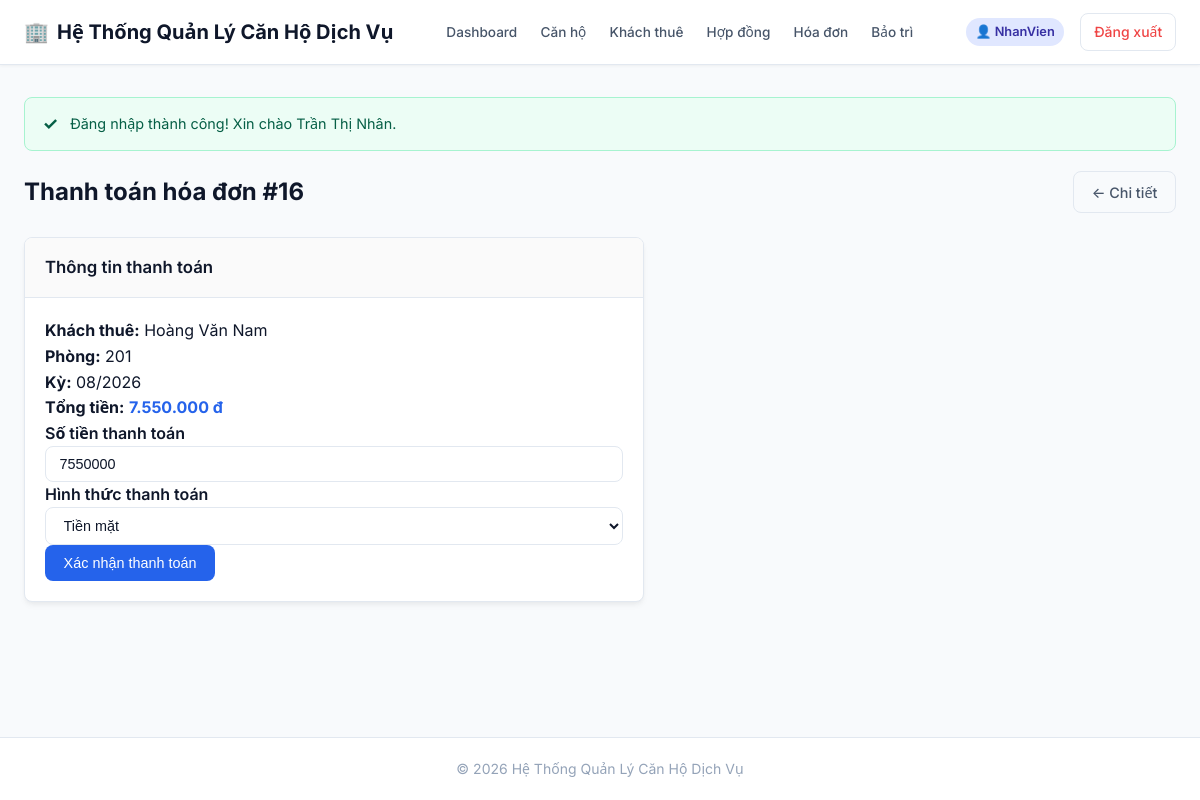
The page /QuanLyCanHo-Web/user/thanh-toan/thanh-toan.php?id=16 (signed in) on the database its author committed.
### tables this page shows
CREATE TABLE HoaDon (
    MaHoaDon       INT AUTO_INCREMENT PRIMARY KEY,
    MaHopDong      INT NOT NULL,
    NgayTao        DATETIME NOT NULL DEFAULT CURRENT_TIMESTAMP,
    KyThanhToan    VARCHAR(7) NOT NULL,      
    NgayThanhToan  DATETIME NULL,
    TienThue       DECIMAL(18,2) NOT NULL DEFAULT 0,
    TienDien       DECIMAL(18,2) NOT NULL DEFAULT 0,
    TienNuoc       DECIMAL(18,2) NOT NULL DEFAULT 0,
    TienDichVu     DECIMAL(18,2) NOT NULL DEFAULT 0,
    TongTien       DECIMAL(18,2) NOT NULL DEFAULT 0,
    TrangThai      VARCHAR(20) NOT NULL DEFAULT 'Chưa TT',
    CHECK (TrangThai IN ('Chưa TT','Đã TT','Quá hạn')),
    FOREIGN KEY (MaHopDong) REFERENCES HopDong(MaHopDong)
);

CREATE TABLE KhachThue (
    MaKhach           INT AUTO_INCREMENT PRIMARY KEY,
    HoTen             VARCHAR(100) NOT NULL,
    CCCD              VARCHAR(12)  NOT NULL UNIQUE,
    NgaySinh          DATE         NOT NULL,
    GioiTinh          VARCHAR(10)  NOT NULL,
    SoDienThoai       VARCHAR(15)  NOT NULL,
    Email             VARCHAR(100) NULL,
    DiaChiThuongTru   VARCHAR(255) NULL
);

CREATE TABLE CanHo (
    MaCanHo     INT AUTO_INCREMENT PRIMARY KEY,
    SoPhong     VARCHAR(20)    NOT NULL UNIQUE,
    MaLoai      INT            NOT NULL,
    DienTich    FLOAT          NOT NULL,
    GiaThue     DECIMAL(18,2)  NOT NULL,
    TrangThai   VARCHAR(20)    NOT NULL DEFAULT 'Trống',
    MoTa        VARCHAR(255)   NULL,
    CHECK (TrangThai IN ('Trống','Đang thuê','Bảo trì')),
    FOREIGN KEY (MaLoai) REFERENCES LoaiCanHo(MaLoai)
);

### QuanLyCanHo-Web/includes/functions.php (called while the page is built, shortened)
<?php
function e(?string $value): string
{
    return htmlspecialchars((string)($value ?? ''), ENT_QUOTES, 'UTF-8');
}
function formatMoney($amount): string
{
    return number_format((float)$amount, 0, ',', '.') . ' đ';
}
function url(string $path = ''): string
{
    $path = '/' . ltrim($path, '/');
    $scriptName = str_replace('\\', '/', $_SERVER['SCRIPT_NAME'] ?? '');
    $projectFolder = '/QuanLyCanHo-Web';
    $projectPosition = strpos($scriptName, $projectFolder);
    if ($projectPosition !== false && !str_starts_with($path, $projectFolder)) {
        $basePath = substr($scriptName, 0, $projectPosition + strlen($projectFolder));
        return $basePath . $path;
    }
    return $path;
}

### QuanLyCanHo-Web/auth/guard.php (called while the page is built, shortened)
<?php
function currentUserRole(): string
{
    return $_SESSION['VaiTro'] ?? '';
}

### QuanLyCanHo-Web/user/thanh-toan/thanh-toan.php (the view, shortened to what this page needs)
<?php
require_once __DIR__ . '/../../includes/header.php';
$pdo = require __DIR__ . '/../../config/database.php';
$baseUrl = url(currentUserRole() === 'Admin' ? '/admin/hoa-don' : '/user/thanh-toan');
$id = (int)($_GET['id'] ?? 0);
$stmt = $pdo->prepare('SELECT hd.*, hp.MaHopDong, ch.SoPhong, kt.HoTen AS TenKhach FROM HoaDon hd JOIN HopDong hp ON hd.MaHopDong = hp.MaHopDong JOIN CanHo ch ON hp.MaCanHo = ch.MaCanHo JOIN KhachThue kt ON hp.MaKhach = kt.MaKhach WHERE hd.MaHoaDon = ?');
$stmt->execute([$id]);
$invoice = $stmt->fetch();
?>
<div class="page-header">
    <div>
        <h1 class="page-title">Thanh toán hóa đơn #<?= e((string)$invoice['MaHoaDon']) ?></h1>
    </div>
    <div>
        <a href="<?= $baseUrl ?>/detail.php?id=<?= (int)$invoice['MaHoaDon'] ?>" class="btn btn-outline">← Chi tiết</a>
    </div>
</div>
<div class="card" style="max-width: 620px;">
    <div class="card-header">
        <h3>Thông tin thanh toán</h3>
    </div>
    <div class="card-body">
        <p><strong>Khách thuê:</strong> <?= e($invoice['TenKhach']) ?></p>
        <p><strong>Phòng:</strong> <?= e($invoice['SoPhong']) ?></p>
        <p><strong>Kỳ:</strong> <?= e($invoice['KyThanhToan']) ?></p>
        <p><strong>Tổng tiền:</strong> <span style="font-weight: 700; color: var(--primary-color);"><?= formatMoney($invoice['TongTien']) ?></span></p>
        <form method="POST">
            <div class="form-group">
                <label for="soTien" style="font-weight: 600;">Số tiền thanh toán</label>
                <input type="number" id="soTien" name="soTien" class="form-control" step="1000" min="0" value="<?= e((string)(int)$invoice['TongTien']) ?>" required>
            </div>
            <div class="form-group">
                <label for="hinhThuc" style="font-weight: 600;">Hình thức thanh toán</label>
                <select id="hinhThuc" name="hinhThuc" class="form-control" required onchange="toggleTransferQr()">
                    <option value="Tiền mặt">Tiền mặt</option>
                </select>
            </div>
            <button type="submit" class="btn btn-primary">Xác nhận thanh toán</button>
        </form>
    </div>
</div>
<?php require_once __DIR__ . '/../../includes/footer.php'; ?>

### QuanLyCanHo-Web/assets/css/style.css (style rules this page uses)
:root { --primary-color: #2563eb; --primary-hover: #1d4ed8; --primary-light: #eff6ff; --secondary-color: #64748b; --secondary-hover: #475569; --success-color: #10b981; --success-light: #ecfdf5; --warning-color: #f59e0b; --warning-light: #fffbeb; --danger-color: #ef4444; --danger-light: #fef2f2; --info-color: #06b6d4; --info-light: #ecfeff; --bg-main: #f8fafc; --bg-surface: #ffffff; --text-primary: #0f172a; --text-secondary: #475569; --text-muted: #94a3b8; --border-color: #e2e8f0; --border-radius: 8px; --box-shadow: 0 4px 6px -1px rgba(0, 0, 0, 0.05), 0 2px 4px -1px rgba(0, 0, 0, 0.03); --transition: all 0.2s ease-in-out; }
* { box-sizing: border-box; margin: 0; padding: 0; }
body { font-family: 'Inter', system-ui, -apple-system, BlinkMacSystemFont, 'Segoe UI', Roboto, Oxygen, Ubuntu, Cantarell, sans-serif; background-color: var(--bg-main); color: var(--text-primary); line-height: 1.6; display: flex; flex-direction: column; min-height: 100vh; }
a { color: var(--primary-color); text-decoration: none; transition: var(--transition); }
.page-header { display: flex; justify-content: space-between; align-items: center; margin-bottom: 1.5rem; flex-wrap: wrap; gap: 1rem; }
.page-title { font-size: 1.5rem; font-weight: 700; color: var(--text-primary); }
.btn { display: inline-flex; align-items: center; justify-content: center; gap: 0.5rem; padding: 0.55rem 1.1rem; font-size: 0.9rem; font-weight: 500; border-radius: var(--border-radius); border: 1px solid transparent; cursor: pointer; transition: var(--transition); text-align: center; white-space: nowrap; }
.btn-primary { background-color: var(--primary-color); color: white; }
.btn-outline { background-color: transparent; border-color: var(--border-color); color: var(--text-secondary); }
.form-control { padding: 0.55rem 0.85rem; font-size: 0.9rem; border: 1px solid var(--border-color); border-radius: var(--border-radius); background-color: #fff; color: var(--text-primary); width: 100%; outline: none; transition: var(--transition); }
.card { background-color: var(--bg-surface); border-radius: var(--border-radius); border: 1px solid var(--border-color); box-shadow: var(--box-shadow); margin-bottom: 1.5rem; overflow: hidden; }
.card-header { padding: 1rem 1.25rem; border-bottom: 1px solid var(--border-color); background-color: #fafafa; display: flex; justify-content: space-between; align-items: center; }
.card-header h3 { font-size: 1.05rem; font-weight: 600; color: var(--text-primary); }
.card-body { padding: 1.25rem; }

### rows shown on the page
hoadon: MaHoaDon "16", khachthue.HoTen "Hoàng Văn Nam", canho.SoPhong "201", KyThanhToan "08/2026", TongTien "7.550.000 đ", soTien "7550000"

### other values the page prints
$item['label'] "Dashboard"
$item['label'] "Căn hộ"
$item['label'] "Khách thuê"
$item['label'] "Hợp đồng"
$item['label'] "Hóa đơn"
$item['label'] "Bảo trì"
$vaiTro ?: ($_SESSION['HoTenKhach'] ?? 'Khách hàng') "NhanVien"
$flashSuccess "Đăng nhập thành công! Xin chào Trần Thị Nhân."
